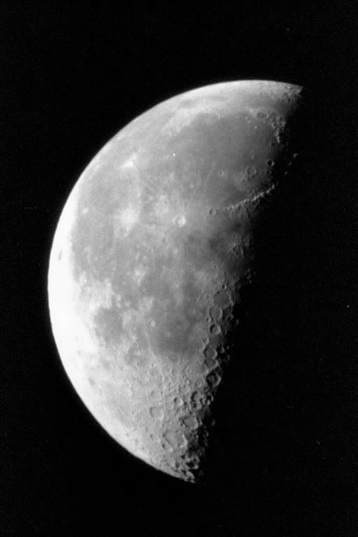
%> input picture slike_za_vjezbe/moon.tif, 358 x 537 px, given in place of texture.tif, which was not available
$ octave zadatak352.m   (GNU Octave 9; MATLAB toolbox functions it lacks are replaced by stand-ins)
%> lines starting %> are read from the running program, lines starting %| are printed output that depends on the picture; pictures that were not available may be replaced by others from this repository, and a replacement may not be noted
pathSlika = 'C:\Users\Igor Farszky\Desktop\FER\DOS\Labos\slike_za_vjezbe\';

m1 = 0.25 .* [1 0 -1; 2 0 -2; 1 0 -1]
m2 = (1/3) .* [1 1 1; 0 0 0; -1 -1 -1]
m3 = [-1 -1 -1; -1 8 -1; -1 -1 -1]
m4 = [0 -1 0; -1 4 -1; 0 -1 0]

[img1, map] = imread(strcat(pathSlika, 'texture.tif'));
%> img1 is the input picture: size 537x358 uint8; min 0, max 253, mean 52.9
%> map = []
[img2, map] = imread(strcat(pathSlika, 'auto1.tiff'));
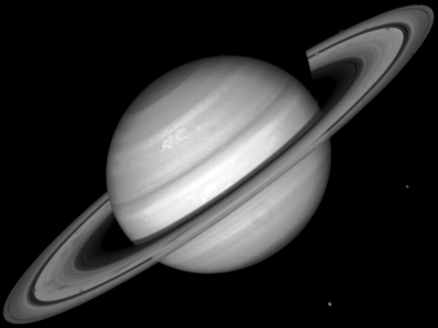
%> input picture slike_za_vjezbe/saturn.tif, 438 x 328 px, given in place of auto1.tiff, which was not available
%> img2 is the input picture: size 328x438 uint8; min 0, max 255, mean 50.5
[img3, map] = imread(strcat(pathSlika, 'blood1.tif'));
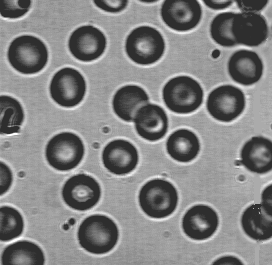
%> input picture slike_za_vjezbe/blood1.tif, 272 x 265 px
%> img3 is the input picture: size 265x272 uint8; min 46, max 255, mean 129.8

img1C = conv2(img1, m1, 'valid');
img2C = conv2(img1, m2, 'valid');
img3C = conv2(img1, m3, 'valid');
img4C = conv2(img1, m4, 'valid');
img5C = conv2(img2, m1, 'valid');
img6C = conv2(img2, m2, 'valid');
img7C = conv2(img2, m3, 'valid');
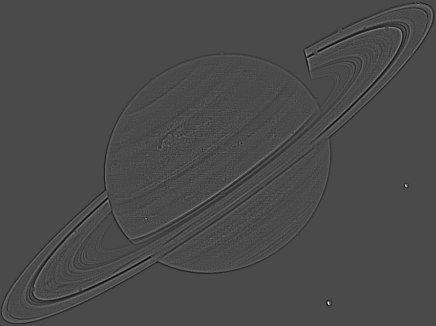
%> img7C: size 326x436 double; min -204, max 494, mean 0; drawn with min black and max white
img8C = conv2(img2, m4, 'valid');
img9C = conv2(img3, m1, 'valid');
img10C = conv2(img3, m2, 'valid');
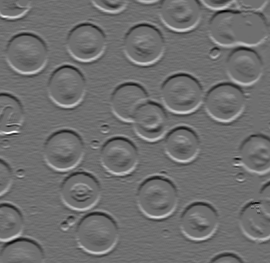
%> img10C: size 263x270 double; min -162, max 209, mean 0.2; drawn with min black and max white
img11C = conv2(img3, m3, 'valid');
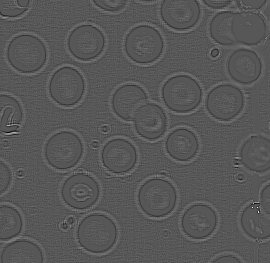
%> img11C: size 263x270 double; min -518, max 986, mean 0; drawn with min black and max white
img12C = conv2(img3, m4, 'valid');

figure(1)
subplot(3,4,1);
imshow(img1C);
subplot(3,4,2);
imshow(img2C);
subplot(3,4,3);
imshow(img3C);
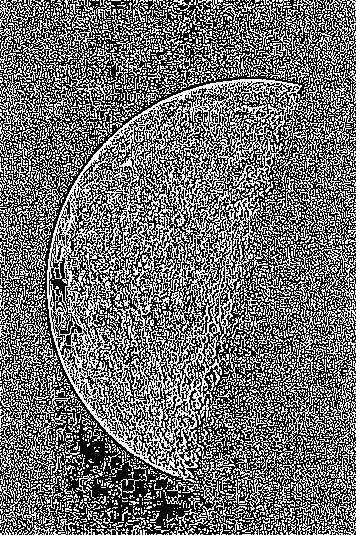
%> displayed picture: size 535x356, on the screen's scale of 0 to 255; 43.6% white in thin lines or dots
subplot(3,4,4);
imshow(img4C);
subplot(3,4,5);
imshow(img5C);
subplot(3,4,6);
imshow(img6C);
subplot(3,4,7);
imshow(img7C);
subplot(3,4,8);
imshow(img8C);
subplot(3,4,9);
imshow(img9C);
subplot(3,4,10);
imshow(img10C);
subplot(3,4,11);
imshow(img11C);
subplot(3,4,12);
imshow(img12C);
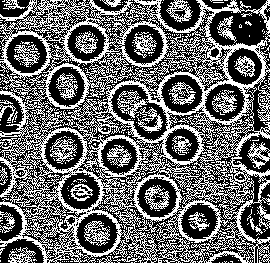
%> displayed picture: size 263x270, on the screen's scale of 0 to 255; 41.5% white in thin lines or dots

ms = (1/16) .* [1 1 1 1; 1 1 1 1; 1 1 1 1; 1 1 1 1];

imgCS = conv2(img2, ms, 'valid');
figure(2)
imagesc(imgCS);
colormap(gray)
